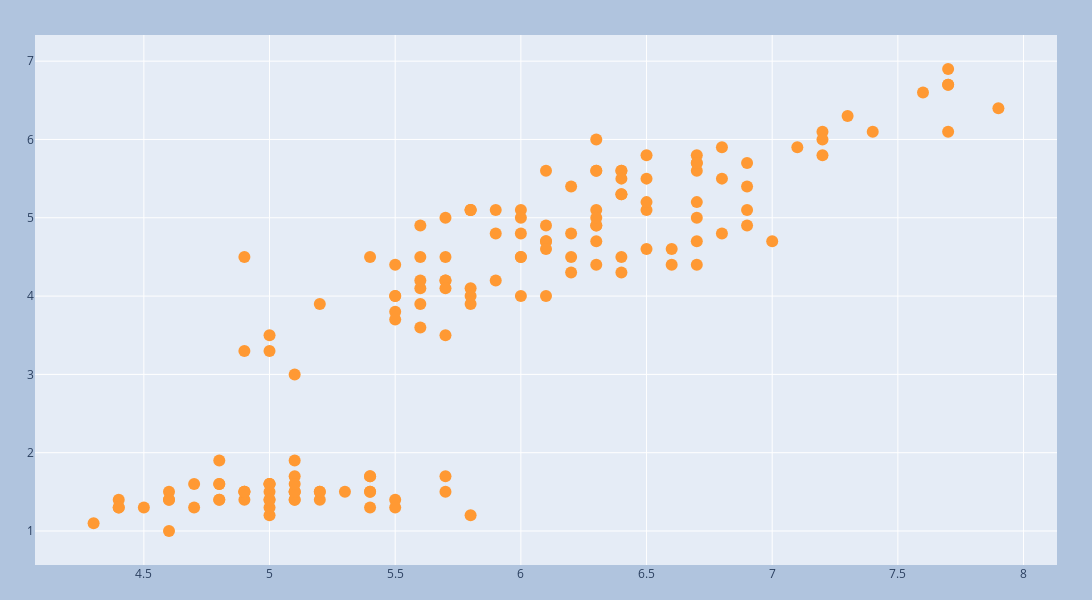

Write notebook code for a chart like this one.
### Code cell
fig = iris.iplot(x = 'SepalLengthCm',
                y = 'PetalLengthCm',
                mode = 'markers',
                kind = 'scatter',
                asFigure=True,
                layout=l6_15)
fig.show()
fig.write_html('0326 iplots/0326v - 41.html')
fig.write_image('0326 iplots/0326v - 41.png')

### Figure 1 — Plotly figure (JSON) as saved in the notebook; plotly's stock layout.template omitted (floating-point values rounded to 4 significant figures; data arrays with more than 128 entries replaced by an {"elided": "..."} marker saying what was removed)
{"data": [{"line": {"color": "rgba(255, 153, 51, 1.0)", "dash": "solid", "shape": "linear", "width": 1.3}, "marker": {"size": 12, "symbol": "circle"}, "mode": "markers", "name": "PetalLengthCm", "text": "", "type": "scatter", "x": {"elided": "150 float values"}, "y": {"elided": "150 float values"}}], "layout": {"height": 600, "margin": {"b": 35, "l": 35, "r": 35, "t": 35}, "paper_bgcolor": "LightSteelBlue", "width": 1500}}
